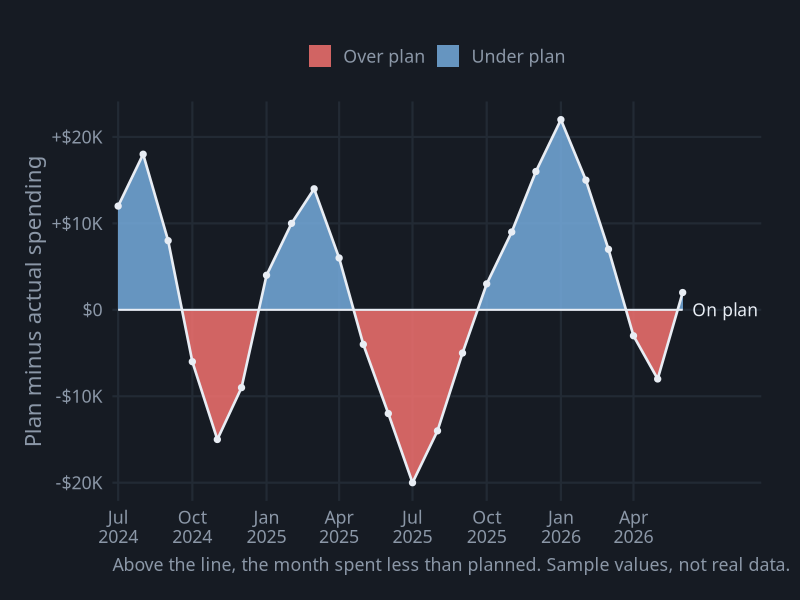
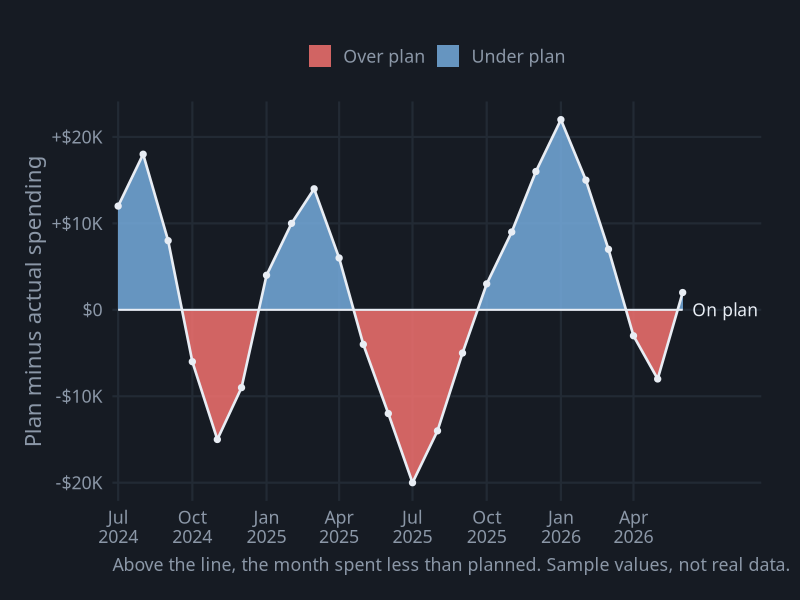

Reproduce these figures in R, in order.
# Surplus and Deficit Line
# Question: In which months did spending come in under or over the plan?
# Put this script and surplusline.csv in the same folder, then in RStudio choose
# Session > Set Working Directory > To Source File Location.

library(tidyverse)

# ---- Gallery look: dark background, soft gray text ----
font <- "IBM Plex Sans"   # use "sans" if IBM Plex Sans is not installed
ink  <- "#8B97A7"

theme_gallery <- function() {
  theme_minimal(base_size = 16, base_family = font) +
    theme(
      plot.background  = element_rect(fill = "#161B23", color = NA),
      panel.grid       = element_line(color = "#222A34"),
      panel.grid.minor = element_blank(),
      text             = element_text(color = ink),
      axis.text        = element_text(color = ink),
      legend.position  = "top",
      legend.title     = element_blank(),
      plot.margin      = margin(24, 28, 18, 18)
    )
}

pal <- c("Under plan" = "#75AADB", "Over plan" = "#F2716F")

df <- read_csv("surplusline.csv", show_col_types = FALSE) |>
  mutate(difference = planned_thousands - actual_thousands)   # above zero = under plan

# Fill in many points between the months, so the shading changes color
# exactly where the line crosses zero
dense <- tibble(day = seq(min(as.numeric(df$month)), max(as.numeric(df$month)), length.out = 800)) |>
  mutate(difference = approx(as.numeric(df$month), df$difference, xout = day)$y,
         month      = as.Date(day))

p <- ggplot(dense, aes(x = month)) +
  geom_ribbon(aes(ymin = 0, ymax = pmax(difference, 0), fill = "Under plan"), alpha = 0.85) +
  geom_ribbon(aes(ymin = pmin(difference, 0), ymax = 0, fill = "Over plan"), alpha = 0.85) +
  # the plan line stops where the data stops, leaving room for its label
  annotate("segment", x = min(df$month), xend = max(df$month), y = 0, yend = 0,
           color = "#E8EDF4", linewidth = 0.7) +
  geom_line(data = df, aes(y = difference), color = "#E8EDF4", linewidth = 0.9) +
  geom_point(data = df, aes(y = difference), color = "#E8EDF4", size = 1.8) +
  annotate("text", x = max(df$month) + 12, y = 0, label = "On plan", hjust = 0,
           color = "#E8EDF4", family = font, size = 4.4) +
  scale_x_date(breaks = seq(min(df$month), max(df$month), by = "3 months"), date_labels = "%b\n%Y",
               expand = expansion(mult = c(0.01, 0.12))) +
  scale_y_continuous(labels = function(x) if_else(x == 0, "$0",
                                                   scales::dollar(x, suffix = "K", style_positive = "plus"))) +
  scale_fill_manual(values = pal) +
  labs(x = NULL, y = "Plan minus actual spending",
       caption = "Above the line, the month spent less than planned. Sample values, not real data.") +
  theme_gallery() +
  theme(plot.caption = element_text(color = ink, hjust = 0))

ggsave("surplusline.png", p, width = 9, height = 6, dpi = 200)
p
